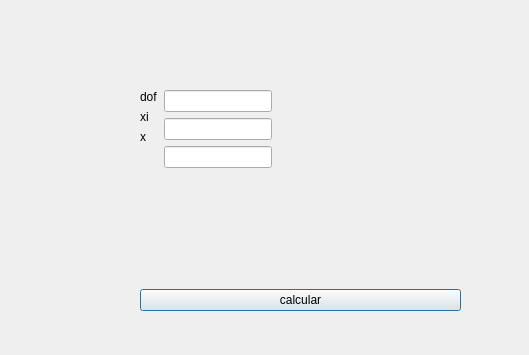
<?xml version="1.0" encoding="UTF-8"?>
<ui version="4.0">
 <class>Dialog</class>
 <widget class="QDialog" name="Dialog">
  <property name="geometry">
   <rect>
    <x>0</x>
    <y>0</y>
    <width>529</width>
    <height>355</height>
   </rect>
  </property>
  <property name="windowTitle">
   <string>Dialog</string>
  </property>
  <widget class="QWidget" name="">
   <property name="geometry">
    <rect>
     <x>140</x>
     <y>90</y>
     <width>321</width>
     <height>221</height>
    </rect>
   </property>
   <layout class="QGridLayout" name="gridLayout_2">
    <item row="0" column="0">
     <layout class="QGridLayout" name="gridLayout">
      <item row="0" column="0">
       <layout class="QFormLayout" name="formLayout_2">
        <item row="0" column="0">
         <widget class="QLabel" name="label">
          <property name="text">
           <string>dof</string>
          </property>
         </widget>
        </item>
        <item row="1" column="0">
         <widget class="QLabel" name="label_2">
          <property name="text">
           <string>xi</string>
          </property>
         </widget>
        </item>
        <item row="2" column="0">
         <widget class="QLabel" name="label_3">
          <property name="text">
           <string>x</string>
          </property>
         </widget>
        </item>
       </layout>
      </item>
      <item row="0" column="1">
       <layout class="QFormLayout" name="formLayout">
        <item row="0" column="0">
         <widget class="QLineEdit" name="lineEdit"/>
        </item>
        <item row="1" column="0">
         <widget class="QLineEdit" name="lineEdit_2"/>
        </item>
        <item row="2" column="0">
         <widget class="QLineEdit" name="lineEdit_3"/>
        </item>
       </layout>
      </item>
     </layout>
    </item>
    <item row="1" column="0">
     <widget class="QPushButton" name="pushButton">
      <property name="text">
       <string>calcular</string>
      </property>
     </widget>
    </item>
   </layout>
  </widget>
 </widget>
 <resources/>
 <connections/>
</ui>
